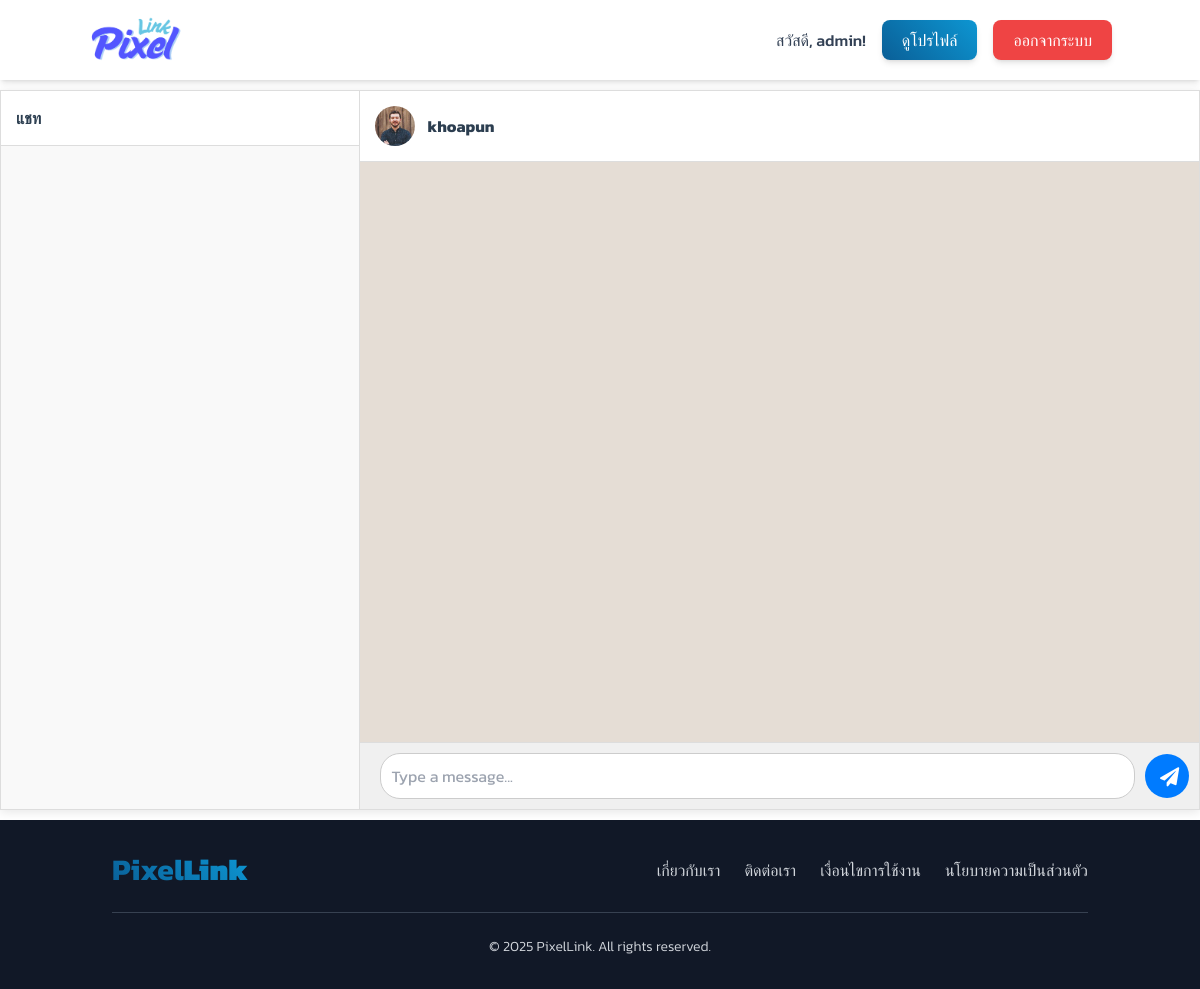
Page /messages.php?to_user=2 (signed in) on the committed database.
### tables this page shows
CREATE TABLE `profiles` (
  `profile_id` int(11) NOT NULL,
  `user_id` int(11) NOT NULL,
  `address` text DEFAULT NULL,
  `company_name` varchar(255) DEFAULT NULL,
  `bio` text DEFAULT NULL,
  `portfolio_url` varchar(255) DEFAULT NULL,
  `skills` text DEFAULT NULL,
  `profile_picture_url` varchar(255) DEFAULT NULL
);

CREATE TABLE `users` (
  `user_id` int(11) NOT NULL,
  `username` varchar(50) NOT NULL,
  `password` varchar(255) NOT NULL,
  `email` varchar(100) NOT NULL,
  `first_name` varchar(100) NOT NULL,
  `last_name` varchar(100) NOT NULL,
  `phone_number` varchar(20) NOT NULL,
  `user_type` enum('admin','designer','client') NOT NULL,
  `registration_date` timestamp NOT NULL DEFAULT current_timestamp(),
  `is_approved` tinyint(1) DEFAULT 0,
  `last_activity` datetime DEFAULT NULL,
  `is_active` tinyint(1) DEFAULT 1,
  `last_login` timestamp NULL DEFAULT NULL
);

### messages.php (the view, shortened to what this page needs)
<?php
require_once 'connect.php';
require_once 'includes/header.php';
$to_user_id = isset($_GET['to_user']) ? (int)$_GET['to_user'] : 0;
$to_user_info = null;
if ($to_user_id > 0) {
    $stmt = $conn->prepare("
        SELECT u.user_id, u.username, u.user_type, p.profile_picture_url
        FROM users u
        LEFT JOIN profiles p ON u.user_id = p.user_id
        WHERE u.user_id = ?
    ");
    $stmt->bind_param("i", $to_user_id);
    $stmt->execute();
    $result = $stmt->get_result();
    if ($result->num_rows > 0) {
        $to_user_info = $result->fetch_assoc();
    }
}
$loggedInUserName = $_SESSION['full_name'] ?? $_SESSION['username'] ?? 'Designer';
if (isset($_SESSION['user_id'])) {
    $loggedInUserName = $_SESSION['username'] ?? $_SESSION['full_name'] ?? '';
}
?>
<!DOCTYPE html>
<html lang="en">
<head>
    <link rel="stylesheet" href="https://cdnjs.cloudflare.com/ajax/libs/font-awesome/5.15.3/css/all.min.css">
</head>
<body>
    <nav class="bg-white/80 backdrop-blur-sm p-4 shadow-md sticky top-0 z-50">
        <div class="container mx-auto flex justify-between items-center">
            <a href="client/main.php">
                <img src="dist/img/logo.png" alt="PixelLink Logo" class="h-12 transition-transform hover:scale-105">
            </a>
            <div class="space-x-4 flex items-center">
                <span class="font-medium text-slate-700">สวัสดี, <?= htmlspecialchars($loggedInUserName) ?>!</span>
                <a href="view_profile.php?user_id=<?= $_SESSION['user_id']; ?>" class="btn-primary text-white px-5 py-2 rounded-lg font-medium shadow-md">ดูโปรไฟล์</a>
                <a href="logout.php" class="btn-danger text-white px-5 py-2 rounded-lg font-medium shadow-md">ออกจากระบบ</a>
            </div>
        </div>
    </nav>
    <div class="chat-container">
        <div class="user-list-container">
            <div class="user-list-header">แชท</div>
            <div id="user-list"></div>
        </div>
        <div class="chat-area">
            <?php if ($to_user_info): ?>
                <div id="chat-header">
                    <img src="<?php echo htmlspecialchars(str_replace('../', '', $to_user_info['profile_picture_url'] ?? 'dist/img/avatar.png')); ?>" alt="User Avatar">
                    <strong><?php echo htmlspecialchars($to_user_info['username']); ?></strong>
                </div>
                <div id="chat-box"></div>
                <div id="chat-input">
                    <textarea id="message-input" placeholder="Type a message..." rows="1"></textarea>
                    <button id="send-btn"><i class="fas fa-paper-plane"></i></button>
                </div>
            <?php else: ?>
                <div class="no-chat-selected">
                    เลือกแชทเพื่อเริ่มสนทนา
                </div>
            <?php endif; ?>
        </div>
    </div>
    <?php include 'includes/footer.php'; ?>
</body>
</html>

### includes/header.php (style rules this page uses)
* { font-family: 'Kanit', sans-serif; font-style: normal; font-weight: 400; }
body { background: linear-gradient(135deg, #f0f4f8 0%, #e8edf3 100%); color: #2c3e50; overflow-x: hidden; }
.btn-primary { background: linear-gradient(45deg, #0a5f97 0%, #0d96d2 100%); color: white; transition: all 0.3s ease; box-shadow: 0 4px 15px rgba(13, 150, 210, 0.3); }
.btn-danger { background-color: #ef4444; color: white; transition: all 0.3s ease; box-shadow: 0 4px 15px rgba(239, 68, 68, 0.3); }

### messages.php (style rules this page uses)
* { font-family: 'Kanit', sans-serif; font-style: normal; font-weight: 400; }
.chat-container { display: flex; height: calc(100vh - 80px); border: 1px solid #ddd; max-width: 1200px; margin: 10px auto; background-color: #fff; box-shadow: 0 2px 10px rgba(0, 0, 0, 0.1); }
.user-list-container { width: 30%; border-right: 1px solid #ddd; display: flex; flex-direction: column; background-color: #f9f9f9; }
.user-list-header { padding: 15px; font-weight: bold; border-bottom: 1px solid #ddd; background-color: #fff; }
#user-list { overflow-y: auto; flex-grow: 1; }
.chat-area { width: 70%; display: flex; flex-direction: column; }
#chat-header { padding: 15px; border-bottom: 1px solid #ddd; display: flex; align-items: center; }
#chat-header img { width: 40px; height: 40px; border-radius: 50%; margin-right: 12px; object-fit: cover; }
#chat-box { flex-grow: 1; padding: 20px; overflow-y: auto; background-color: #e5ddd5; }
#chat-input { display: flex; padding: 10px; border-top: 1px solid #ddd; background-color: #f0f0f0; align-items: center; }
#message-input { flex-grow: 1; padding: 10px; border: 1px solid #ccc; border-radius: 20px; margin: 0 10px; resize: none; }
#send-btn, #offer-btn { padding: 10px 15px; border: none; background-color: #007bff; color: white; border-radius: 50%; cursor: pointer; font-size: 1.2rem; width: 44px; height: 44px; flex-shrink: 0; }
body { background-image: url('dist/img/cover.png'); background-size: cover; background-attachment: fixed; background-position: center; color: #2c3e50; overflow-x: hidden; }
.btn-primary { background: linear-gradient(45deg, #0a5f97 0%, #0d96d2 100%); color: white; transition: all 0.3s ease; box-shadow: 0 4px 15px rgba(13, 150, 210, 0.3); }
.btn-danger { background-color: #ef4444; color: white; transition: all 0.3s ease; box-shadow: 0 4px 15px rgba(239, 68, 68, 0.3); }

### rows in the picture
profiles: profile_picture_url (picture), user.username "khoapun"

### other values in the picture
$loggedInUserName "admin"
